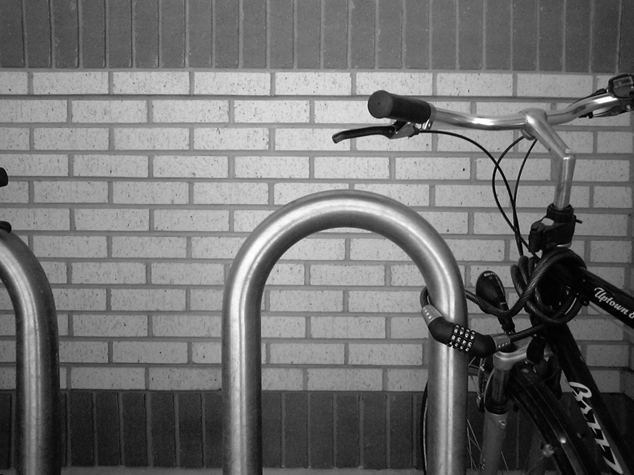
#> input picture im.png, 634 x 475 px
$ python main.py
#> lines starting #> are read from the running program, lines starting #| are printed output that depends on the picture
__author__ = 'Marek'
import sys
from PIL import Image
from PIL import ImageOps
import matplotlib.pyplot as plt
from numpy import sqrt

image = Image.open("im.png", mode="r")
#> image is the input picture: PIL image 634x475 RGB; min 0, max 255, mean 112.7
#> the answer given: 1


def histogram():
    pix = list(image.getdata())
#> pix = 301150 items
    r = []
    g = []
    b = []
    x = [0] * 768
    for p in pix:
        r.append(p[0])
        g.append(p[1])
        b.append(p[2])
#> this loop made 301150 passes
#> p on passes 1 to 3: (81, 81, 81), (77, 77, 77), (77, 77, 77)
#> after the loop, b = 301150 items; g = 301150 items; r = 301150 items

    for i in range(len(r)):
        x[r[i]] += 1
        x[g[i] + 256] += 1
        x[b[i] + 512] += 1
#> after the loop, x = 768 values, max 2467 at index 113, min 26 at index 253, mean 1176.4

    plt.bar(range(len(x)), x)
    plt.show()
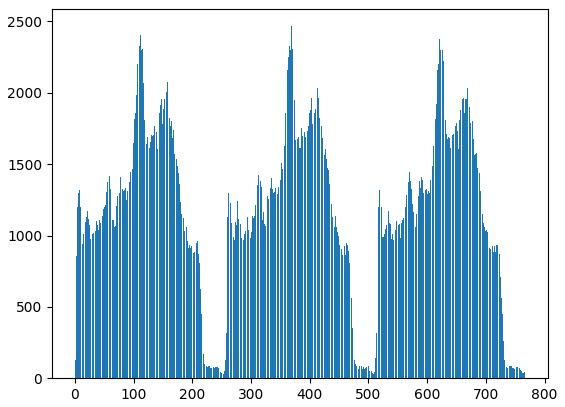
#> figure drawn by matplotlib, 1 panel


def grey():
    im_g = image.convert('L')
    im_g.show()
    im_g.save('grey.png', 'PNG')


def roberts():
    out_img = Image.new('L', image.size, None)
    img_data = image.load()
    out_data = out_img.load()

    matrix_x = [(-1, 0, 1), (-1, 0, 1), (-1, 0, 1)]
    matrix_y = [(-1, -1, -1), (0, 0, 0), (1, 1, 1)]
    matrix_size = len(matrix_x)
    matrix_middle = matrix_size/2

    rows, cols = image.size

    for row in range(rows - matrix_size):
        for col in range(cols - matrix_size):
            pixel_x = 0
            pixel_y = 0
            for i in range(matrix_size):
                for j in range(matrix_size):
                    val = sum(img_data[row+i, col+j])/3
                    pixel_x += matrix_x[i][j] * val
                    pixel_y += matrix_y[i][j] * val

            new_pixel = sqrt(pixel_x**2 + pixel_y**2)
            new_pixel = int(new_pixel)
            out_data[row + matrix_middle, col + matrix_middle] = new_pixel

    out_img = ImageOps.invert(out_img)
    out_img.show('Roberts')
    out_img.save('roberts.png', 'PNG')


def main():
    ask = int(input("1. Histogram\n2. Greyscale\n3. Roberts\n"))
    if ask == 1:
        histogram()
    elif ask == 2:
        grey()
    elif ask == 3:
        roberts()

if __name__ == "__main__":
    sys.exit(main())
#> (the program exits here)

$ run again, with abc.jpg saved as im.png
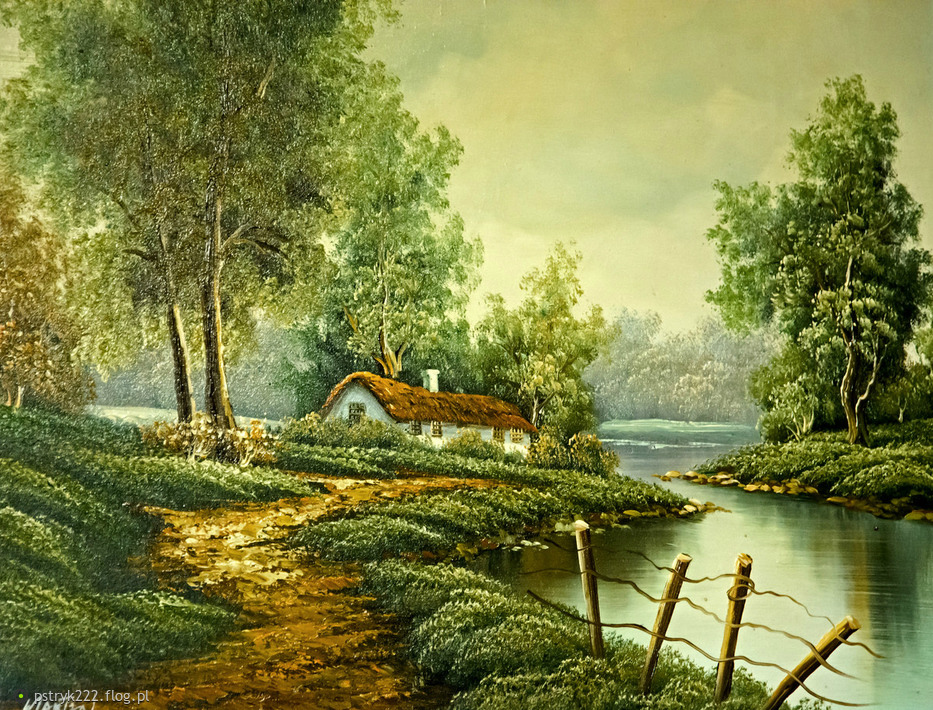
#> input picture abc.jpg, 933 x 710 px
#> image is the input picture: PIL image 933x710 RGB; mean R, G, B 127.4, 132.4, 69.6
#> pix = 662430 items
#> the loop in histogram, `for p in pix:` made 662430 passes
#> p on passes 1 to 3: (130, 139, 58), (114, 123, 44), (120, 131, 52)
#> after the loop in histogram, `for i in range(len(r)):`: x = 768 values, max 34018 at index 512, min 0 at index 747, mean 2587.6
#> in histogram, `plt.show()`:
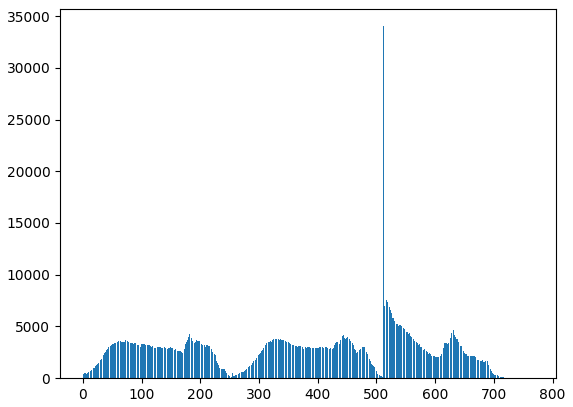
#> figure drawn by matplotlib, 1 panel; tallest bar 34018 high, from x = 511.6 to 512.4
